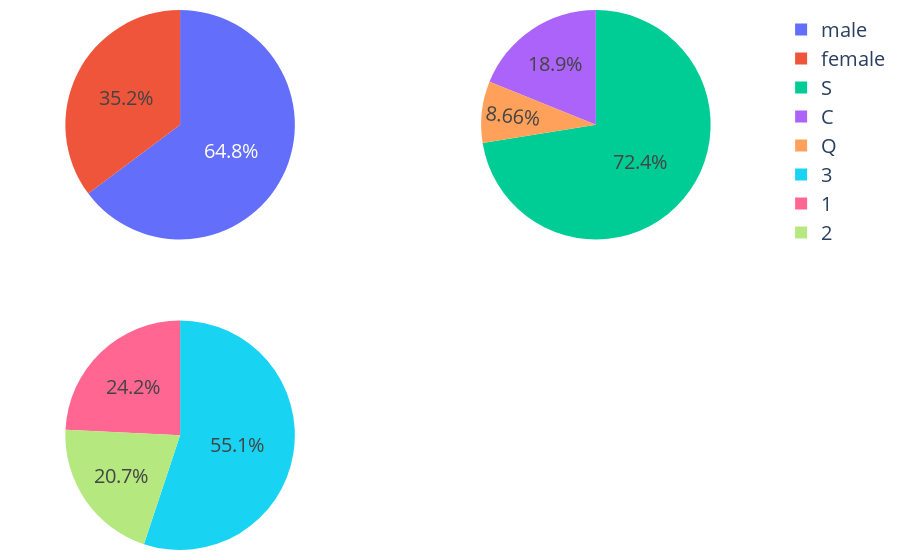

Notebook cell for this chart:
### Code cell
create_pie_chart_subplot_of_count(passenger_df_train, ['Sex', 'Embarked', 'Pclass'])

### Figure 1 — Plotly figure (JSON) as saved in the notebook; plotly's stock layout.template omitted (floating-point values rounded to 4 significant figures)
{"data": [{"domain": {"x": [0, 0.45], "y": [0.575, 1]}, "labels": ["female", "male"], "name": "Sex", "type": "pie", "values": [314, 577]}, {"domain": {"x": [0.55, 1], "y": [0.575, 1]}, "labels": ["C", "Q", "S"], "name": "Embarked", "type": "pie", "values": [168, 77, 644]}, {"domain": {"x": [0, 0.45], "y": [0, 0.425]}, "labels": [1, 2, 3], "name": "Pclass", "type": "pie", "values": [216, 184, 491]}], "layout": {"autosize": true, "margin": {"b": 10, "l": 10, "r": 10, "t": 10}}}
